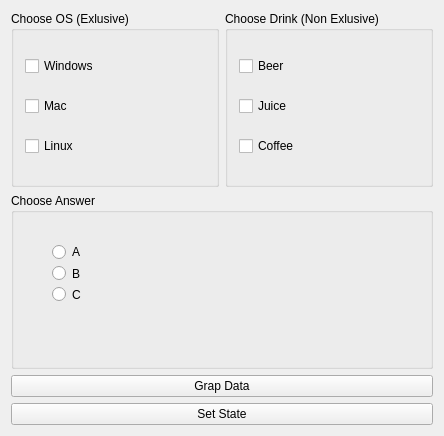
<?xml version="1.0" encoding="UTF-8"?>
<ui version="4.0">
 <class>Widget</class>
 <widget class="QWidget" name="Widget">
  <property name="geometry">
   <rect>
    <x>0</x>
    <y>0</y>
    <width>444</width>
    <height>436</height>
   </rect>
  </property>
  <property name="windowTitle">
   <string>Widget</string>
  </property>
  <layout class="QVBoxLayout" name="verticalLayout_4">
   <item>
    <layout class="QHBoxLayout" name="horizontalLayout">
     <item>
      <widget class="QGroupBox" name="groupBox">
       <property name="title">
        <string>Choose OS (Exlusive)</string>
       </property>
       <layout class="QVBoxLayout" name="verticalLayout">
        <item>
         <widget class="QCheckBox" name="windowsCheckBox">
          <property name="text">
           <string>Windows</string>
          </property>
         </widget>
        </item>
        <item>
         <widget class="QCheckBox" name="macCheckBox">
          <property name="text">
           <string>Mac</string>
          </property>
         </widget>
        </item>
        <item>
         <widget class="QCheckBox" name="linuxCheckBox">
          <property name="text">
           <string>Linux</string>
          </property>
         </widget>
        </item>
       </layout>
      </widget>
     </item>
     <item>
      <widget class="QGroupBox" name="groupBox_2">
       <property name="title">
        <string>Choose Drink (Non Exlusive)</string>
       </property>
       <layout class="QVBoxLayout" name="verticalLayout_2">
        <item>
         <widget class="QCheckBox" name="beerCheckBox">
          <property name="text">
           <string>Beer</string>
          </property>
         </widget>
        </item>
        <item>
         <widget class="QCheckBox" name="juiceCheckBox">
          <property name="text">
           <string>Juice</string>
          </property>
         </widget>
        </item>
        <item>
         <widget class="QCheckBox" name="coffeeCheckBox">
          <property name="text">
           <string>Coffee</string>
          </property>
         </widget>
        </item>
       </layout>
      </widget>
     </item>
    </layout>
   </item>
   <item>
    <widget class="QGroupBox" name="groupBox_3">
     <property name="title">
      <string>Choose Answer</string>
     </property>
     <widget class="QWidget" name="">
      <property name="geometry">
       <rect>
        <x>30</x>
        <y>40</y>
        <width>119</width>
        <height>80</height>
       </rect>
      </property>
      <layout class="QVBoxLayout" name="verticalLayout_3">
       <item>
        <widget class="QRadioButton" name="aRadioButton">
         <property name="text">
          <string>A</string>
         </property>
        </widget>
       </item>
       <item>
        <widget class="QRadioButton" name="bRadioButton">
         <property name="text">
          <string>B</string>
         </property>
        </widget>
       </item>
       <item>
        <widget class="QRadioButton" name="cRadioButton">
         <property name="text">
          <string>C</string>
         </property>
        </widget>
       </item>
      </layout>
     </widget>
    </widget>
   </item>
   <item>
    <widget class="QPushButton" name="grapDataPushButton">
     <property name="text">
      <string>Grap Data</string>
     </property>
    </widget>
   </item>
   <item>
    <widget class="QPushButton" name="pushButton_2">
     <property name="text">
      <string>Set State</string>
     </property>
    </widget>
   </item>
  </layout>
 </widget>
 <layoutdefault spacing="6" margin="11"/>
 <resources/>
 <connections/>
</ui>
